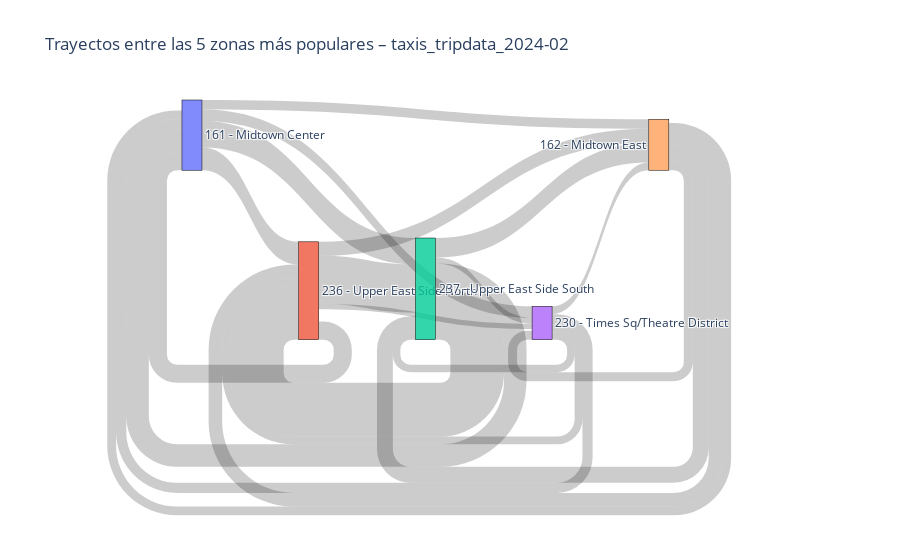
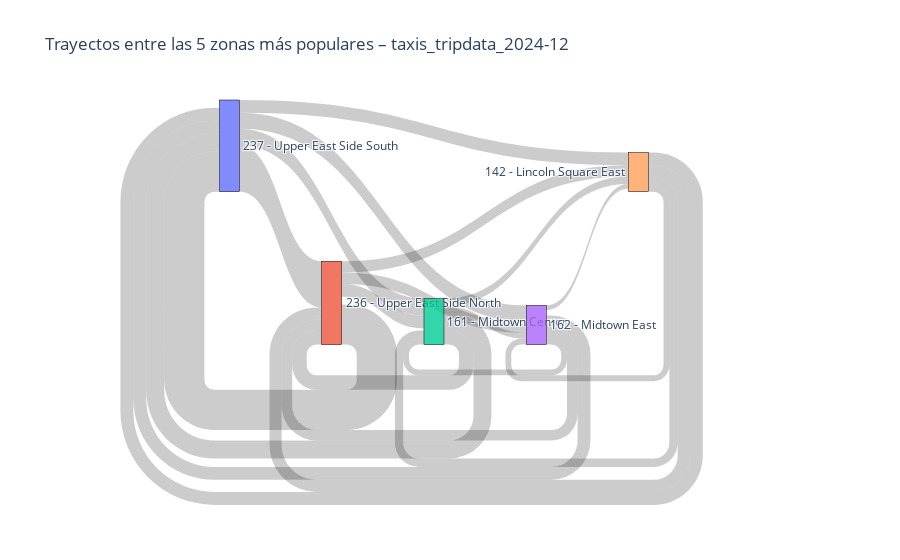

These figures' notebook cell, in order:
### Code cell
# Función para generar un diagrama de Sankey con las 5 zonas más populares
def plot_sankey_top5_dict(datasets_dict, zona_nombres=None, top_n=5, decimals=3):
    """
    Genera un diagrama de Sankey para cada dataset.
    - Si hay columnas de zona, usa LocationID y nombres.
    - Si no, usa coordenadas redondeadas como zonas sintéticas.

    Parámetros:
    - datasets_dict: diccionario {nombre_dataset: DataFrame}
    - zona_nombres: diccionario {LocationID: Nombre de zona} (opcional)
    - top_n: cuántas zonas mostrar (por defecto 5)
    - decimals: decimales para redondear coordenadas (solo para datasets sin zonas)

    Devuelve:
    - lista de figuras Sankey (una por dataset)
    """
    import plotly.graph_objects as go

    figuras = []

    for nombre, df in datasets_dict.items():
        # --- CASO 1: Dataset con zonas oficiales ---
        if "PULocationID" in df.columns and "DOLocationID" in df.columns:
            zonas = df.groupby(['PULocationID', 'DOLocationID']).size().reset_index(name='count')

            # Top N zonas más activas (origen y destino combinados)
            zonas_frecuentes = pd.concat([
                zonas.groupby('PULocationID')['count'].sum(),
                zonas.groupby('DOLocationID')['count'].sum()
            ]).groupby(level=0).sum().nlargest(top_n).index.tolist()

            zonas_top = zonas[
                zonas['PULocationID'].isin(zonas_frecuentes) &
                zonas['DOLocationID'].isin(zonas_frecuentes)
            ]

            if zonas_top.empty:
                print(f"⚠️ {nombre}: no hay suficientes trayectos entre las {top_n} zonas más frecuentes.")
                continue

            etiquetas = [f"{z} - {zona_nombres.get(z, 'Desconocido') if zona_nombres else z}" for z in zonas_frecuentes]
            zona_idx = {zona: i for i, zona in enumerate(zonas_frecuentes)}

            source = zonas_top['PULocationID'].map(zona_idx).tolist()
            target = zonas_top['DOLocationID'].map(zona_idx).tolist()
            value = zonas_top['count'].tolist()

        # --- CASO 2: Dataset con coordenadas (tipo 2009) ---
        elif all(c in df.columns for c in ["Start_Lon", "Start_Lat", "End_Lon", "End_Lat"]):
            # Zonas sintéticas redondeadas
            df["PU_zone"] = list(zip(df["Start_Lon"].round(decimals), df["Start_Lat"].round(decimals)))
            df["DO_zone"] = list(zip(df["End_Lon"].round(decimals), df["End_Lat"].round(decimals)))

            zonas = df.groupby(['PU_zone', 'DO_zone']).size().reset_index(name='count')

            zonas_frecuentes = pd.concat([
                zonas.groupby('PU_zone')['count'].sum(),
                zonas.groupby('DO_zone')['count'].sum()
            ]).groupby(level=0).sum().nlargest(top_n).index.tolist()

            zonas_top = zonas[
                zonas['PU_zone'].isin(zonas_frecuentes) &
                zonas['DO_zone'].isin(zonas_frecuentes)
            ]

            if zonas_top.empty:
                print(f"⚠️ {nombre}: no hay suficientes trayectos entre las {top_n} zonas sintéticas más frecuentes.")
                continue

            etiquetas = [str(z) for z in zonas_frecuentes]
            zona_idx = {zona: i for i, zona in enumerate(zonas_frecuentes)}

            source = zonas_top['PU_zone'].map(zona_idx).tolist()
            target = zonas_top['DO_zone'].map(zona_idx).tolist()
            value = zonas_top['count'].tolist()

        else:
            print(f"⚠️ {nombre}: no tiene columnas de zonas ni de coordenadas. Se omite.")
            continue

        fig = go.Figure(data=[go.Sankey(
            node=dict(
                pad=15, thickness=20,
                line=dict(color="black", width=0.5),
                label=etiquetas
            ),
            link=dict(source=source, target=target, value=value)
        )])

        fig.update_layout(
            title_text=f"Trayectos entre las {top_n} zonas más populares – {nombre}",
            font_size=12
        )

        fig.show()
        figuras.append(fig)

    return figuras


# Generamos diagramas de Sankey para los datasets de Febrero 2024 y Diciembre 2024 limpios
# Asumiendo que zona_nombres ya está cargado
plot_sankey_top5_dict(cleaned_datasets, zona_nombres)

### Figure 1 — Plotly figure (JSON) as saved in the notebook; plotly's stock layout.template omitted (floating-point values rounded to 4 significant figures)
{"data": [{"link": {"source": [0, 0, 0, 0, 4, 4, 4, 4, 3, 3, 3, 3, 1, 1, 1, 1, 2, 2, 2, 2], "target": [4, 3, 1, 2, 0, 3, 1, 2, 0, 4, 1, 2, 0, 4, 3, 2, 0, 4, 3, 1], "value": [3624, 4324, 8647, 10062, 3359, 3415, 5154, 6033, 3871, 2966, 2974, 2848, 6893, 5335, 1964, 18271, 8543, 7403, 2273, 20368]}, "node": {"label": ["161 - Midtown Center", "236 - Upper East Side North", "237 - Upper East Side South", "230 - Times Sq/Theatre District", "162 - Midtown East"], "line": {"color": "black", "width": 0.5}, "pad": 15, "thickness": 20}, "type": "sankey"}], "layout": {"font": {"size": 12}, "title": {"text": "Trayectos entre las 5 zonas más populares – taxis_tripdata_2024-02"}}}

### Figure 2 — Plotly figure (JSON) as saved in the notebook; plotly's stock layout.template omitted (floating-point values rounded to 4 significant figures)
{"data": [{"link": {"source": [4, 4, 4, 4, 2, 2, 2, 2, 3, 3, 3, 3, 1, 1, 1, 1, 0, 0, 0, 0], "target": [2, 3, 1, 0, 4, 3, 1, 0, 4, 2, 1, 0, 4, 2, 3, 0, 4, 2, 3, 1], "value": [4931, 3432, 7164, 7678, 4389, 3560, 8574, 10656, 2831, 3396, 6268, 7611, 6719, 7680, 6678, 23768, 7500, 9915, 9536, 27322]}, "node": {"label": ["237 - Upper East Side South", "236 - Upper East Side North", "161 - Midtown Center", "162 - Midtown East", "142 - Lincoln Square East"], "line": {"color": "black", "width": 0.5}, "pad": 15, "thickness": 20}, "type": "sankey"}], "layout": {"font": {"size": 12}, "title": {"text": "Trayectos entre las 5 zonas más populares – taxis_tripdata_2024-12"}}}
